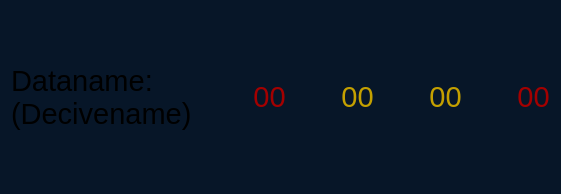
<?xml version="1.0" encoding="UTF-8"?>
<ui version="4.0">
 <class>Dialog_visualization_config</class>
 <widget class="QWidget" name="Dialog_visualization_config">
  <property name="geometry">
   <rect>
    <x>0</x>
    <y>0</y>
    <width>561</width>
    <height>115</height>
   </rect>
  </property>
  <property name="windowTitle">
   <string>Form</string>
  </property>
  <property name="styleSheet">
   <string notr="true">background-color: rgb(7, 22, 40);</string>
  </property>
  <layout class="QGridLayout" name="gridLayout">
   <item row="0" column="0">
    <widget class="QLabel" name="label">
     <property name="font">
      <font>
       <pointsize>22</pointsize>
      </font>
     </property>
     <property name="text">
      <string>Dataname: 
(Decivename)</string>
     </property>
    </widget>
   </item>
   <item row="0" column="1">
    <widget class="QWidget" name="horizontalWidget" native="true">
     <property name="styleSheet">
      <string notr="true"/>
     </property>
     <layout class="QHBoxLayout" name="horizontalLayout_5">
      <property name="spacing">
       <number>55</number>
      </property>
      <property name="leftMargin">
       <number>0</number>
      </property>
      <property name="topMargin">
       <number>0</number>
      </property>
      <property name="rightMargin">
       <number>0</number>
      </property>
      <property name="bottomMargin">
       <number>0</number>
      </property>
      <item>
       <layout class="QVBoxLayout" name="verticalLayout_4">
        <property name="leftMargin">
         <number>0</number>
        </property>
        <property name="topMargin">
         <number>0</number>
        </property>
        <property name="bottomMargin">
         <number>0</number>
        </property>
        <item>
         <widget class="mc_btn_Clickable" name="hour_up">
          <property name="maximumSize">
           <size>
            <width>50</width>
            <height>25</height>
           </size>
          </property>
          <property name="text">
           <string/>
          </property>
          <property name="pixmap">
           <pixmap resource="resource.qrc">:/icons/big_up_arrow.png</pixmap>
          </property>
          <property name="scaledContents">
           <bool>true</bool>
          </property>
         </widget>
        </item>
        <item>
         <widget class="QLabel" name="hour_label">
          <property name="font">
           <font>
            <family>Liberation Sans</family>
            <pointsize>22</pointsize>
           </font>
          </property>
          <property name="styleSheet">
           <string notr="true">background-color: rgb(7, 22, 40);
color: rgb(164, 0, 0);</string>
          </property>
          <property name="text">
           <string>00</string>
          </property>
          <property name="alignment">
           <set>Qt::AlignCenter</set>
          </property>
         </widget>
        </item>
        <item>
         <widget class="mc_btn_Clickable" name="hour_down">
          <property name="maximumSize">
           <size>
            <width>50</width>
            <height>25</height>
           </size>
          </property>
          <property name="text">
           <string/>
          </property>
          <property name="pixmap">
           <pixmap resource="resource.qrc">:/icons/big_down_arrow.png</pixmap>
          </property>
          <property name="scaledContents">
           <bool>true</bool>
          </property>
         </widget>
        </item>
       </layout>
      </item>
      <item>
       <layout class="QVBoxLayout" name="verticalLayout_5">
        <property name="spacing">
         <number>6</number>
        </property>
        <property name="leftMargin">
         <number>0</number>
        </property>
        <property name="topMargin">
         <number>0</number>
        </property>
        <property name="rightMargin">
         <number>0</number>
        </property>
        <property name="bottomMargin">
         <number>0</number>
        </property>
        <item>
         <widget class="mc_btn_Clickable" name="min_up">
          <property name="maximumSize">
           <size>
            <width>50</width>
            <height>25</height>
           </size>
          </property>
          <property name="text">
           <string/>
          </property>
          <property name="pixmap">
           <pixmap resource="resource.qrc">:/icons/big_up_arrow.png</pixmap>
          </property>
          <property name="scaledContents">
           <bool>true</bool>
          </property>
         </widget>
        </item>
        <item>
         <widget class="QLabel" name="min_label">
          <property name="font">
           <font>
            <family>Liberation Sans</family>
            <pointsize>22</pointsize>
           </font>
          </property>
          <property name="styleSheet">
           <string notr="true">background-color: rgb(7, 22, 40);
color: rgb(196, 160, 0);</string>
          </property>
          <property name="text">
           <string>00</string>
          </property>
          <property name="alignment">
           <set>Qt::AlignCenter</set>
          </property>
         </widget>
        </item>
        <item>
         <widget class="mc_btn_Clickable" name="min_down">
          <property name="maximumSize">
           <size>
            <width>50</width>
            <height>25</height>
           </size>
          </property>
          <property name="text">
           <string/>
          </property>
          <property name="pixmap">
           <pixmap resource="resource.qrc">:/icons/big_down_arrow.png</pixmap>
          </property>
          <property name="scaledContents">
           <bool>true</bool>
          </property>
         </widget>
        </item>
       </layout>
      </item>
      <item>
       <layout class="QVBoxLayout" name="verticalLayout_6">
        <property name="leftMargin">
         <number>0</number>
        </property>
        <property name="topMargin">
         <number>0</number>
        </property>
        <property name="bottomMargin">
         <number>0</number>
        </property>
        <item>
         <widget class="mc_btn_Clickable" name="hour_up_2">
          <property name="maximumSize">
           <size>
            <width>50</width>
            <height>25</height>
           </size>
          </property>
          <property name="text">
           <string/>
          </property>
          <property name="pixmap">
           <pixmap resource="resource.qrc">:/icons/big_up_arrow.png</pixmap>
          </property>
          <property name="scaledContents">
           <bool>true</bool>
          </property>
         </widget>
        </item>
        <item>
         <widget class="QLabel" name="hour_label_2">
          <property name="font">
           <font>
            <family>Liberation Sans</family>
            <pointsize>22</pointsize>
           </font>
          </property>
          <property name="styleSheet">
           <string notr="true">background-color: rgb(7, 22, 40);
color: rgb(196, 160, 0);</string>
          </property>
          <property name="text">
           <string>00</string>
          </property>
          <property name="alignment">
           <set>Qt::AlignCenter</set>
          </property>
         </widget>
        </item>
        <item>
         <widget class="mc_btn_Clickable" name="hour_down_2">
          <property name="maximumSize">
           <size>
            <width>50</width>
            <height>25</height>
           </size>
          </property>
          <property name="text">
           <string/>
          </property>
          <property name="pixmap">
           <pixmap resource="resource.qrc">:/icons/big_down_arrow.png</pixmap>
          </property>
          <property name="scaledContents">
           <bool>true</bool>
          </property>
         </widget>
        </item>
       </layout>
      </item>
      <item>
       <layout class="QVBoxLayout" name="verticalLayout_7">
        <property name="leftMargin">
         <number>0</number>
        </property>
        <property name="topMargin">
         <number>0</number>
        </property>
        <property name="bottomMargin">
         <number>0</number>
        </property>
        <item>
         <widget class="mc_btn_Clickable" name="hour_up_3">
          <property name="maximumSize">
           <size>
            <width>50</width>
            <height>25</height>
           </size>
          </property>
          <property name="text">
           <string/>
          </property>
          <property name="pixmap">
           <pixmap resource="resource.qrc">:/icons/big_up_arrow.png</pixmap>
          </property>
          <property name="scaledContents">
           <bool>true</bool>
          </property>
         </widget>
        </item>
        <item>
         <widget class="QLabel" name="hour_label_3">
          <property name="font">
           <font>
            <family>Liberation Sans</family>
            <pointsize>22</pointsize>
           </font>
          </property>
          <property name="styleSheet">
           <string notr="true">background-color: rgb(7, 22, 40);
color: rgb(164, 0, 0);</string>
          </property>
          <property name="text">
           <string>00</string>
          </property>
          <property name="alignment">
           <set>Qt::AlignCenter</set>
          </property>
         </widget>
        </item>
        <item>
         <widget class="mc_btn_Clickable" name="hour_down_3">
          <property name="maximumSize">
           <size>
            <width>50</width>
            <height>25</height>
           </size>
          </property>
          <property name="text">
           <string/>
          </property>
          <property name="pixmap">
           <pixmap resource="resource.qrc">:/icons/big_down_arrow.png</pixmap>
          </property>
          <property name="scaledContents">
           <bool>true</bool>
          </property>
         </widget>
        </item>
       </layout>
      </item>
     </layout>
    </widget>
   </item>
  </layout>
 </widget>
 <customwidgets>
  <customwidget>
   <class>mc_btn_Clickable</class>
   <extends>QLabel</extends>
   <header>mc_btn_Clickable.h</header>
  </customwidget>
 </customwidgets>
 <resources>
  <include location="resource.qrc"/>
 </resources>
 <connections/>
</ui>
